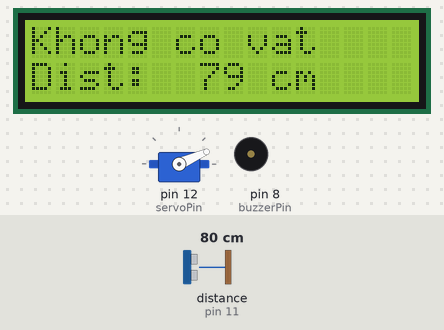
Bench run of a sketch on a simulated Arduino Uno, built with avr-gcc and run on an emulated ATmega328P. On the bench: servo, 16×2 character LCD, buzzer (waves = sounding). Wiring (inferred from the names in the program): ultrasonic range finder: trigger pin 10; echo pin 11. The test bench sets the inputs (shaded band); at power-on: distance to the obstacle (sensor on pin 11) 80 cm. The echo pulse lasts 58.3 µs per cm; what the sketch prints to the serial monitor is not drawn.

Above: at 1.7 s.
1.8 s: distance to the obstacle (sensor on pin 11) set to 2 cm
At 1.98 s:
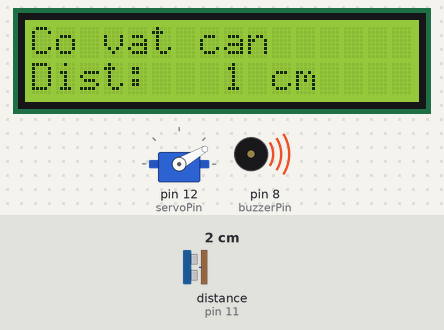
3.7 s: distance to the obstacle (sensor on pin 11) set to 250 cm
At 4.3 s:
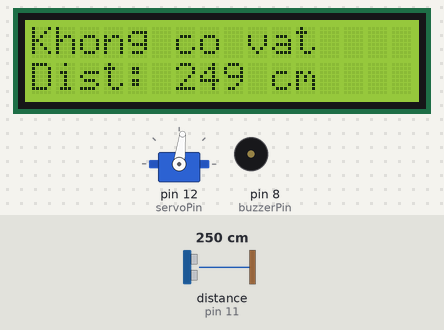
5.4 s: distance to the obstacle (sensor on pin 11) set to 97 cm
At 5.72 s:
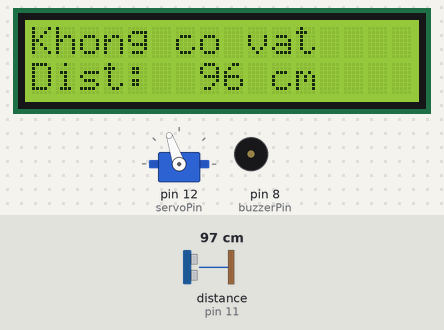
8.1 s: distance to the obstacle (sensor on pin 11) set to 35 cm
At 8.33 s:
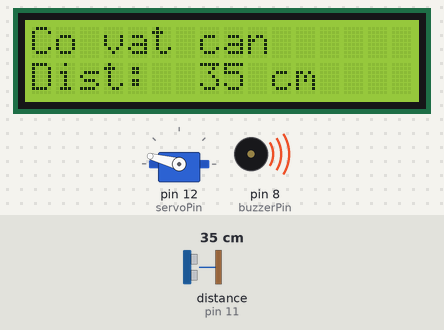
10.1 s: distance to the obstacle (sensor on pin 11) set to 39 cm
At 10.38 s:
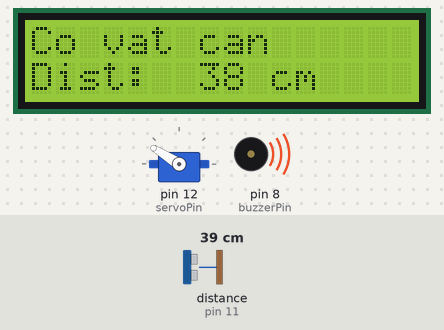
12.5 s: distance to the obstacle (sensor on pin 11) set to 44 cm
At 13.35 s:
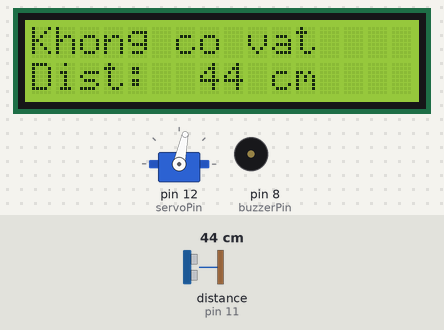
Timing chart, 0 to 25.2 s (numbered marks = the images above; inputs shaded):
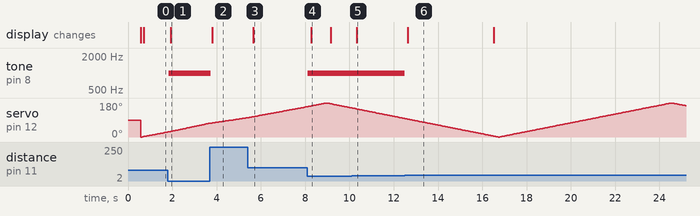

Measured:
- the behaviour switches between 41 and 42 cm on distance to the obstacle (sensor on pin 11) (found by bisection; images 5 and 6)
- after the input at 1.8 s, tone on pin 8 (buzzerPin): silent → 1000 Hz at once; the display: changes after 0.13 s (image 1)
- after the input at 3.7 s, tone on pin 8 (buzzerPin): 1000 Hz → silent at once; the display: changes after 0.11 s (image 2)
- after the input at 5.4 s, the display: changes after 0.25 s (image 3)
- after the input at 8.1 s, tone on pin 8 (buzzerPin): silent → 1000 Hz at once; the display: changes after 0.17 s (image 4)
- after the input at 10.1 s, the display: changes after 0.22 s (image 5)
- after the input at 12.5 s, tone on pin 8 (buzzerPin): 1000 Hz → silent at once; the display: changes after 0.14 s (image 6)

The sketch:

Radar.ino
```cpp
#include <Servo.h>
#include <Wire.h>
#include <LiquidCrystal_I2C.h>

LiquidCrystal_I2C lcd(0x27, 16, 2);

Servo myServo;

const int trigPin   = 10;
const int echoPin   = 11;
const int servoPin  = 12;
const int buzzerPin = 8;

const int OBSTACLE_CM = 40;

const int MIN_ANGLE = 0;
const int MAX_ANGLE = 180;
const int STEP_ANGLE = 1;
const int SERVO_DELAY_MS = 30;

unsigned long lastLcdUpdateMs = 0;
const unsigned long LCD_UPDATE_INTERVAL_MS = 120;

int calculateDistance() {
  digitalWrite(trigPin, LOW);
  delayMicroseconds(2);
  digitalWrite(trigPin, HIGH);
  delayMicroseconds(10);
  digitalWrite(trigPin, LOW);

  unsigned long t = pulseIn(echoPin, HIGH, 25000UL);
  if (t == 0) return -1;

  return (int)(t * 0.0343 / 2.0);
}

void updateBuzzer(int cm) {
  bool hasObstacle = (cm > 0 && cm <= OBSTACLE_CM);
  if (hasObstacle) tone(buzzerPin, 1000);
  else noTone(buzzerPin);
}

void updateLCD(int cm) {
  unsigned long now = millis();
  if (now - lastLcdUpdateMs < LCD_UPDATE_INTERVAL_MS)
    return;
  lastLcdUpdateMs = now;

  bool hasObstacle = (cm > 0 && cm <= OBSTACLE_CM);

  lcd.setCursor(0, 0);
  if (hasObstacle)
    lcd.print("Co vat can     ");
  else
    lcd.print("Khong co vat   ");

  lcd.setCursor(0, 1);
  lcd.print("Dist: ");
  if (cm < 0)
    lcd.print("---");
  else {
    if (cm < 100) lcd.print(" ");
    if (cm < 10)  lcd.print(" ");
    lcd.print(cm);
  }
  lcd.print(" cm   ");
}

void sendToProcessing(int angle, int cm) {
  Serial.print(angle);
  Serial.print(",");
  Serial.print(cm);
  Serial.print(".");
}

void setup() {
  pinMode(trigPin, OUTPUT);
  pinMode(echoPin, INPUT);
  pinMode(buzzerPin, OUTPUT);

  Serial.begin(9600);

  myServo.attach(servoPin);

  lcd.init();
  lcd.backlight();
  lcd.clear();
  lcd.setCursor(0, 0);
  lcd.print("Radar start...");
  delay(500);
  lcd.clear();

  noTone(buzzerPin);
}

void loop() {
  for (int i = MIN_ANGLE; i <= MAX_ANGLE; i += STEP_ANGLE) {
    myServo.write(i);
    delay(SERVO_DELAY_MS);

    int d = calculateDistance();
    sendToProcessing(i, d);
    updateBuzzer(d);
    updateLCD(d);
  }

  for (int i = MAX_ANGLE; i >= MIN_ANGLE; i -= STEP_ANGLE) {
    myServo.write(i);
    delay(SERVO_DELAY_MS);

    int d = calculateDistance();
    sendToProcessing(i, d);
    updateBuzzer(d);
    updateLCD(d);
  }
}
```
